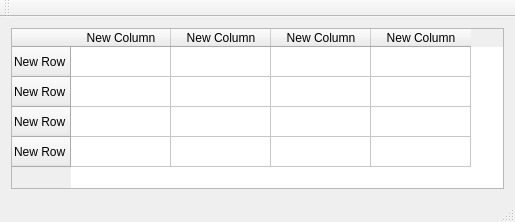
<?xml version="1.0" encoding="UTF-8"?>
<ui version="4.0">
 <class>UserList</class>
 <widget class="QMainWindow" name="UserList">
  <property name="geometry">
   <rect>
    <x>0</x>
    <y>0</y>
    <width>515</width>
    <height>222</height>
   </rect>
  </property>
  <property name="windowTitle">
   <string>UserList</string>
  </property>
  <widget class="QWidget" name="centralWidget">
   <layout class="QVBoxLayout" name="verticalLayout">
    <item>
     <widget class="QTableWidget" name="tableWidget">
      <row>
       <property name="text">
        <string>New Row</string>
       </property>
      </row>
      <row>
       <property name="text">
        <string>New Row</string>
       </property>
      </row>
      <row>
       <property name="text">
        <string>New Row</string>
       </property>
      </row>
      <row>
       <property name="text">
        <string>New Row</string>
       </property>
      </row>
      <column>
       <property name="text">
        <string>New Column</string>
       </property>
      </column>
      <column>
       <property name="text">
        <string>New Column</string>
       </property>
      </column>
      <column>
       <property name="text">
        <string>New Column</string>
       </property>
      </column>
      <column>
       <property name="text">
        <string>New Column</string>
       </property>
      </column>
     </widget>
    </item>
   </layout>
  </widget>
  <widget class="QMenuBar" name="menuBar">
   <property name="geometry">
    <rect>
     <x>0</x>
     <y>0</y>
     <width>515</width>
     <height>22</height>
    </rect>
   </property>
  </widget>
  <widget class="QToolBar" name="mainToolBar">
   <attribute name="toolBarArea">
    <enum>TopToolBarArea</enum>
   </attribute>
   <attribute name="toolBarBreak">
    <bool>false</bool>
   </attribute>
  </widget>
  <widget class="QStatusBar" name="statusBar"/>
 </widget>
 <layoutdefault spacing="6" margin="11"/>
 <resources/>
 <connections/>
</ui>
